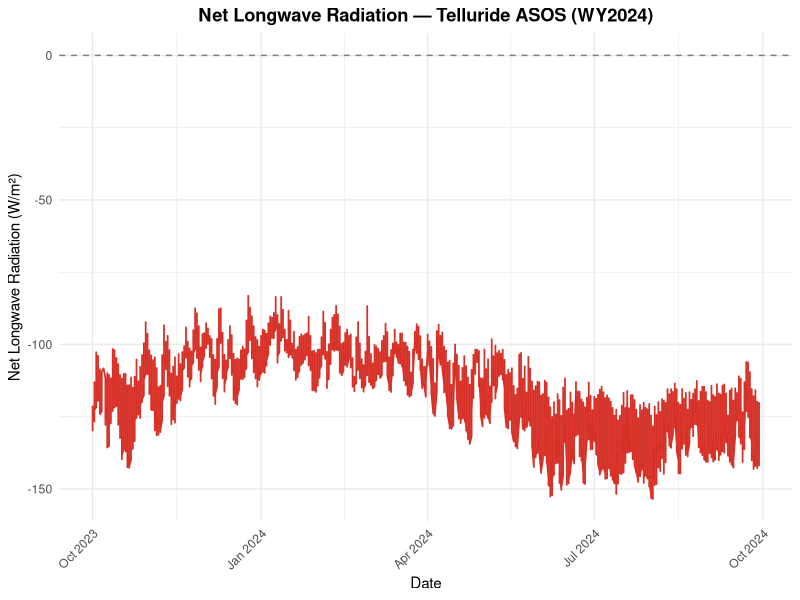
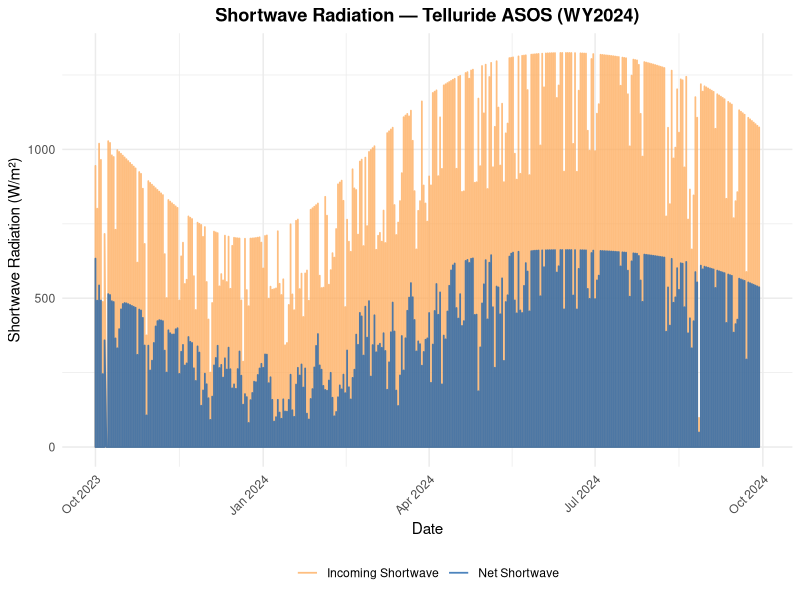
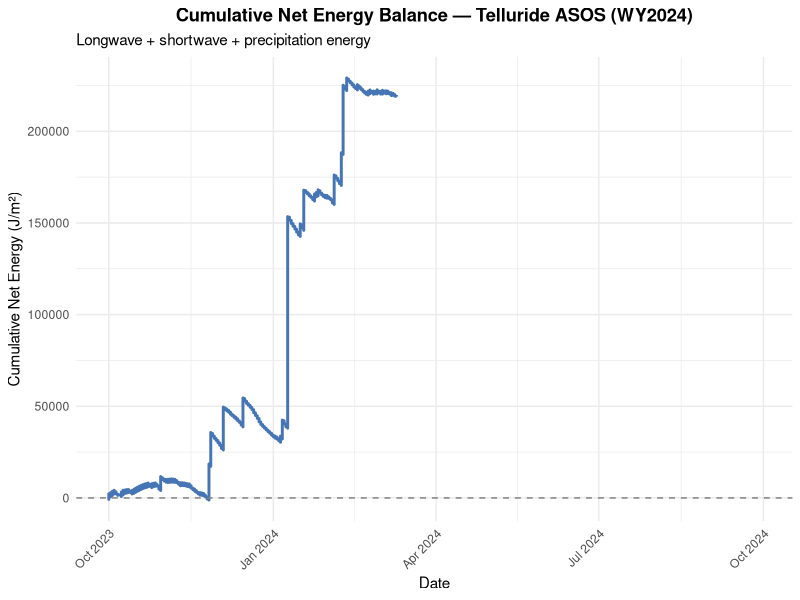
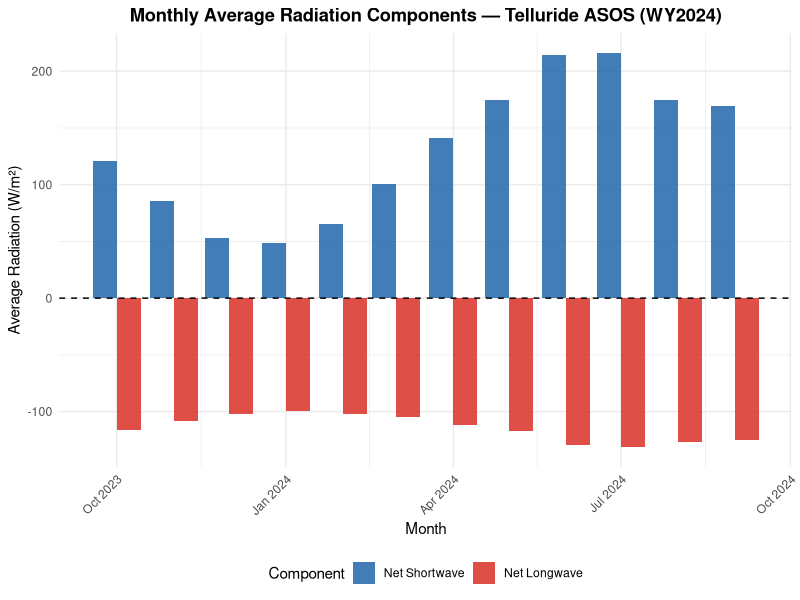

Write R code to recreate these figures, in order.
## ---- chunk 1
library(dplyr)
library(ggplot2)
library(lubridate)
library(tidyr)

data <- read.csv("data/data_radiation1.csv", stringsAsFactors = FALSE)

data <- data %>%
  mutate(
    datetime = as.POSIXct(datetime, format = "%m/%d/%Y", tz = "UTC"),
    lw_net   = as.numeric(lw_net),
    HK_in    = as.numeric(HK_in),
    HK_star  = as.numeric(HK_star),
    Qcum     = as.numeric(Qcum)
  ) %>%
  filter(!is.na(datetime))
## ---- chunk 2
ggplot(data, aes(x = datetime, y = lw_net)) +
  geom_line(color = "#d73027", linewidth = 0.6) +
  geom_hline(yintercept = 0, linetype = "dashed", color = "gray50") +
  labs(title = "Net Longwave Radiation — Telluride ASOS (WY2024)",
       x = "Date", y = "Net Longwave Radiation (W/m²)") +
  theme_minimal() +
  theme(plot.title = element_text(hjust = 0.5, face = "bold"),
        axis.text.x = element_text(angle = 45, hjust = 1))
## ---- chunk 3
sw_plot <- data %>%
  filter(!is.na(HK_in) & !is.na(HK_star)) %>%
  select(datetime, HK_in, HK_star) %>%
  pivot_longer(cols = c(HK_in, HK_star),
               names_to = "variable", values_to = "W_m2")

ggplot(sw_plot, aes(x = datetime, y = W_m2, color = variable)) +
  geom_line(linewidth = 0.6, alpha = 0.8) +
  scale_color_manual(name = NULL,
                     values = c("HK_in" = "#fdae61", "HK_star" = "#2166ac"),
                     labels = c("HK_in" = "Incoming Shortwave",
                                "HK_star" = "Net Shortwave")) +
  labs(title = "Shortwave Radiation — Telluride ASOS (WY2024)",
       x = "Date", y = "Shortwave Radiation (W/m²)") +
  theme_minimal() +
  theme(legend.position = "bottom",
        plot.title = element_text(hjust = 0.5, face = "bold"),
        axis.text.x = element_text(angle = 45, hjust = 1))
## ---- chunk 4
ggplot(data, aes(x = datetime, y = Qcum)) +
  geom_line(color = "#4575b4", linewidth = 1) +
  geom_hline(yintercept = 0, linetype = "dashed", color = "gray50") +
  labs(title = "Cumulative Net Energy Balance — Telluride ASOS (WY2024)",
       subtitle = "Longwave + shortwave + precipitation energy",
       x = "Date", y = "Cumulative Net Energy (J/m²)") +
  theme_minimal() +
  theme(plot.title = element_text(hjust = 0.5, face = "bold"),
        axis.text.x = element_text(angle = 45, hjust = 1))
## ---- chunk 5
monthly_rad <- data %>%
  mutate(month = floor_date(datetime, "month")) %>%
  group_by(month) %>%
  summarise(
    mean_lw_net  = mean(lw_net,  na.rm = TRUE),
    mean_HK_star = mean(HK_star, na.rm = TRUE),
    .groups = "drop"
  ) %>%
  pivot_longer(cols = c(mean_lw_net, mean_HK_star),
               names_to = "component", values_to = "W_m2")

ggplot(monthly_rad, aes(x = month, y = W_m2, fill = component)) +
  geom_col(position = "dodge", alpha = 0.85) +
  geom_hline(yintercept = 0, linetype = "dashed") +
  scale_fill_manual(name = "Component",
                    values = c("mean_lw_net" = "#d73027", "mean_HK_star" = "#2166ac"),
                    labels = c("mean_lw_net" = "Net Longwave",
                               "mean_HK_star" = "Net Shortwave")) +
  scale_x_datetime(date_labels = "%b %Y") +
  labs(title = "Monthly Average Radiation Components — Telluride ASOS (WY2024)",
       x = "Month", y = "Average Radiation (W/m²)") +
  theme_minimal() +
  theme(legend.position = "bottom",
        axis.text.x = element_text(angle = 45, hjust = 1),
        plot.title = element_text(hjust = 0.5, face = "bold"))
## ---- chunk 6
cat("=== RADIATION SUMMARY (WY2024) ===\n")
cat(sprintf("Mean net longwave:    %.1f W/m²\n", mean(data$lw_net,  na.rm = TRUE)))
cat(sprintf("Mean incoming SW:     %.1f W/m²\n", mean(data$HK_in,   na.rm = TRUE)))
cat(sprintf("Mean net SW:          %.1f W/m²\n", mean(data$HK_star, na.rm = TRUE)))
cat(sprintf("Final cumulative Q:   %.0f J/m²\n",  tail(data$Qcum[!is.na(data$Qcum)], 1)))
